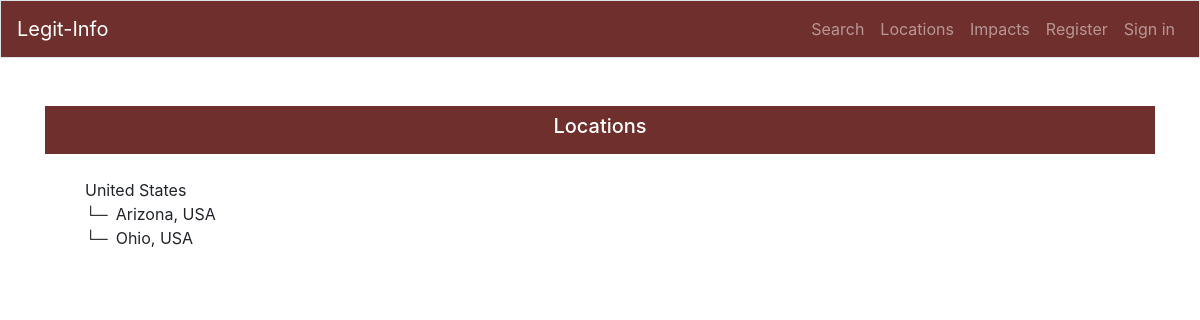
The page /locations on the database as committed earlier.
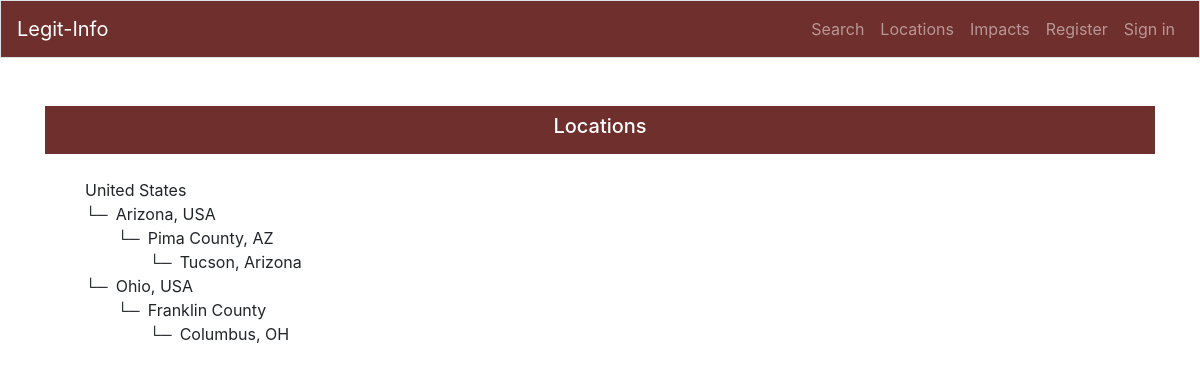
The same page on the database as committed later.
### cfc_app/models.py (models this page shows)
class Location(models.Model):
    class Meta:
        app_label = 'cfc_app'
        ordering = ['hierarchy']
    desc = models.CharField(max_length=80)
    shortname = models.CharField(max_length=20)
    hierarchy = models.CharField(max_length=200)
    govlevel = models.CharField(max_length=80)
    parent = models.ForeignKey('self', null=True,
                               related_name='locations',
                               on_delete=models.PROTECT)
    date_added = models.DateTimeField(auto_now_add=True)
    def padding(self):
        level = self.hierarchy.count(".")
        padding = ''
        if level > 1:
            padding = LEFT_PAD*(level-2) + LEFT_CORNER
        return padding
    def __str__(self):
        loc_string = self.padding() + self.desc
        return loc_string

### cfc_app/views.py (the view)
# urls.py: path('locations', views.locations, name='locations'),
def locations(request):
    locations = Location.objects.order_by('hierarchy')
    if len(locations) == 0:
        load_default_locations()
    locations = Location.objects.order_by('hierarchy').exclude(desc='world')
    context = {'locations': locations}
    return render(request, 'locations.html', context)

### cfc_app/templatetags/cfc_tags.py (called while the page is built)
@register.simple_tag
def app_name(request):
    return settings.APP_NAME

### cfc_app/templates/locations.html
{% extends "base.html" %}
{% block page_header %}
<h5>Locations</h5>
{% endblock page_header %}
{% block content %}
    <div class="page-content-standard">
        <ul style="list-style-type: none;">
        {% for location in locations %}
        <li>{{ location }}</li>
        {% empty %}
        <li>No locations have been added yet.</li>
        {% endfor %}
        </ul>
    </div>
</div>
{% endblock content %}

### cfc_app/templates/base.html (shortened to what this page needs)
{% load bootstrap4 %}
{% load static %}
{% load cfc_tags %}
<!doctype html>
<html lang="en">
<head>
{% bootstrap_css %}
</head>
<body>
<nav class="navbar navbar-expand-md navbar-dark bg-company-red mb-5 border">
<a class="navbar-brand" href="{% url 'cfc_app:index' %}">
           {% app_name request %}
</a>
<div class="collapse navbar-collapse justify-content-end" id="navbarCollapse">
<ul class="navbar-nav text-right">
    <li class="nav-item">
    <a class="nav-link" href="{% url 'cfc_app:search' %}">
               Search</a></li>
    <li class="nav-item">
    <a class="nav-link" href="{% url 'cfc_app:locations' %}">
               Locations</a></li>
    <li class="nav-item">
    <a class="nav-link" href="{% url 'cfc_app:impacts' %}">
               Impacts</a></li>
{% if user.is_authenticated %}
<li class="nav-item">
<span class="nav-link active">Hello, {{ user.username }}.</span>
</li>
{% if user.is_active and user.is_staff %}
<li class="nav-item">
    <a class="nav-link" href="{% url 'admin:index' %}">Admin</a>
</li>
{% endif %}
<li class="nav-item">
    <a class="nav-link" href="{% url 'users:profile' %}">Profile</a>
</li>
<li class="nav-item">
    <a class="nav-link" href="{% url 'users:logout' %}">Sign out</a>
</li>
{% else %}
<li class="nav-item">
    <a class="nav-link" href="{% url 'users:register' %}">Register</a>
</li>
<li class="nav-item">
    <a class="nav-link" href="{% url 'users:login' %}">Sign in</a></li>
{% endif %}
</ul>
</div>
</nav>
<main role="main" class="container">
<div class="m-0 mb-4 pl-5 pr-5 pt-2 pb-2 text-center bg-company-red">
       {% block page_header %}{% endblock page_header %}
       </div>
<div>
       {% block content %}{% endblock content %}
</main>
</body>
</html>

### cfc_app/templates/base.html (style rules this page uses)
.bg-company-red { background-color: #6F2F2C !important; color: #ffffff; }

Rows that differ between the two databases and show on the page:
added Location: hierarchy+desc "└─ Pima County, AZ"
added Location: hierarchy+desc "└─ Tucson, Arizona"
added Location: hierarchy+desc "└─ Franklin County"
added Location: hierarchy+desc "└─ Columbus, OH"
